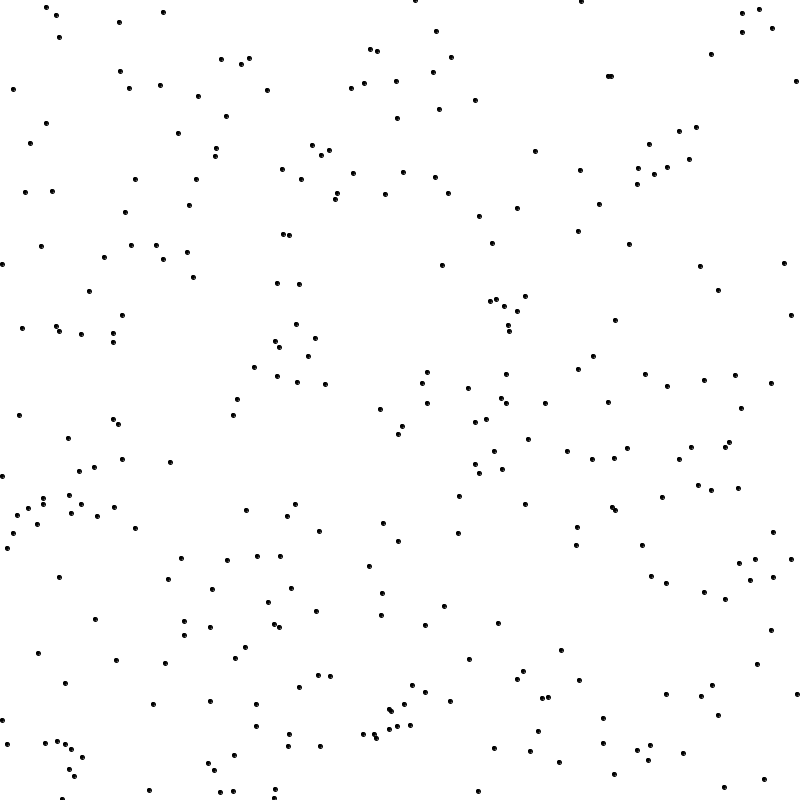
Frame 1 (no input)
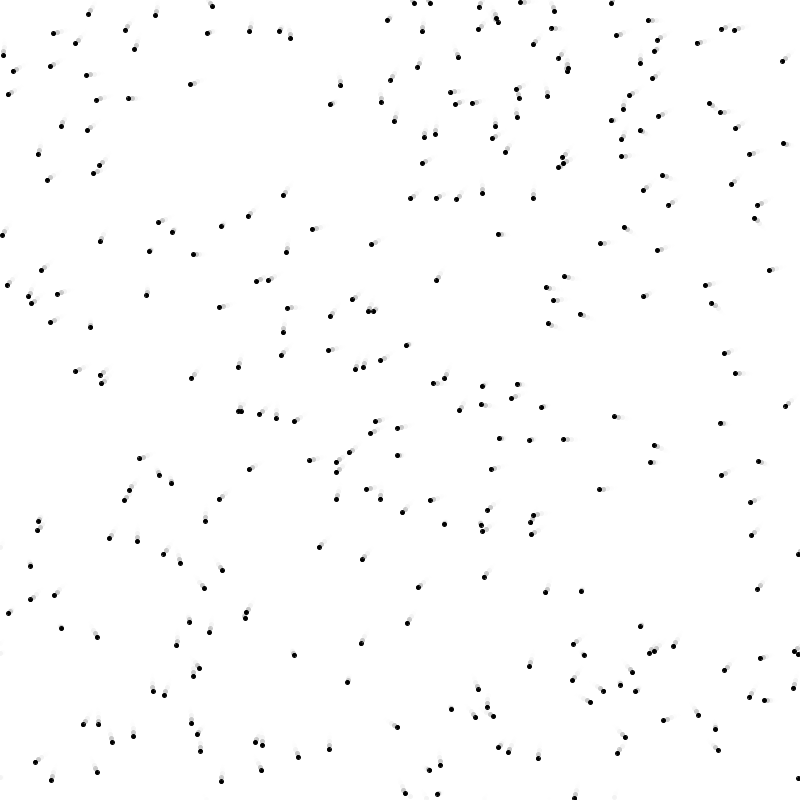
Frame 60 (the mouse pressed at the canvas centre just before this capture)
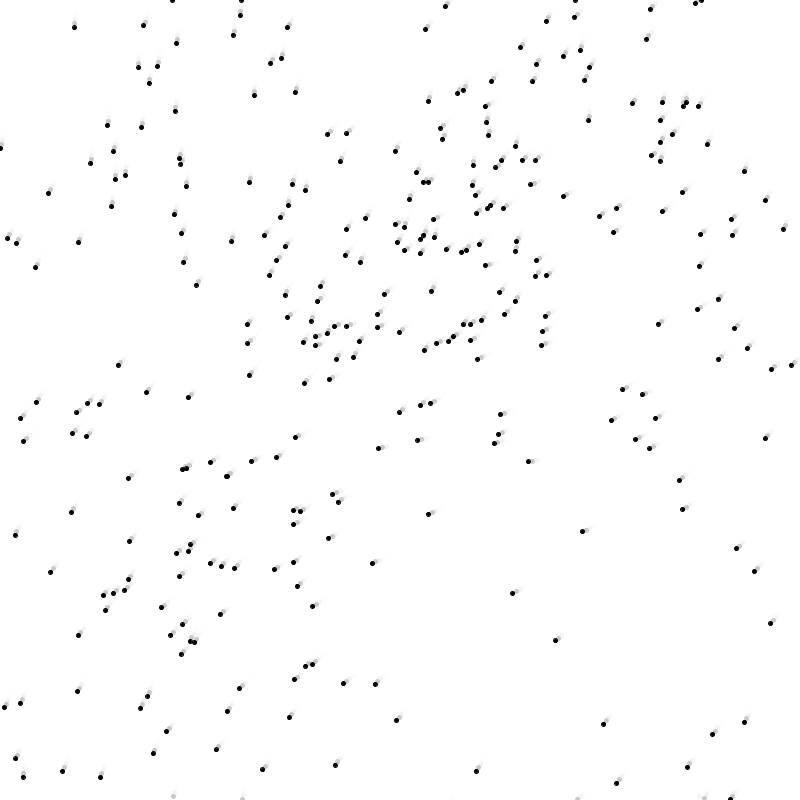
Frame 120 (the mouse held since frame 60 and released just before this capture)

The Processing sketch that drew these frames (run headless with seeded random() and noise(); from frame 60 on, the mouse is pressed at the canvas centre):

// Processing sketch: processing_82295
// ── processing_82295.pde

Agent[] aArray;
PVector[] oArray;
float speedLimit = 4;
float perceptionDistance = 200;
float normalDistance = 30;
float privacyDistance = 10;
boolean pause;

void setup() {
  size(800,800);
  background(255);
  fill(0);
  aArray = new Agent[300];
  oArray = new PVector[0];
  for (int i=0; i<aArray.length; i++) {
    aArray[i] = new Agent(round(random(width)), round(random(height)), i);
  }
  pause = false;
}

void draw() {
  noStroke();
  fill(255,200);
  rect(0,0,width,height);
  fill(0);

  for (int i=0; i<aArray.length; i++) {
    aArray[i].drawMe();
    aArray[i].getNeighbors(perceptionDistance, privacyDistance);
  }
  for (int i=0; i<oArray.length; i++) {
    fill(255,0,0);
    ellipse(oArray[i].x, oArray[i].y, 5, 5);
  }
  for (int i=0; i<aArray.length; i++) {
    aArray[i].update();
  }
}

void mousePressed() {
  if (mouseButton == RIGHT) {
    if (pause) {
      loop();
      pause = false;
    }else{
      noLoop();
      pause = true;
    }
  }else if (mouseButton == LEFT) {
    PVector newObst = new PVector(mouseX, mouseY);
    oArray = (PVector[]) append(oArray, newObst);
  }
}


class Agent {
  PVector pos, dir, target;
  int nb[];
  float vel;
  int count;

  Agent(int x, int y, int c) {
    pos = new PVector(x, y);
    dir = new PVector(random(4)-2,random(4)-2);
    dir.normalize();
    dir.mult(speedLimit);
    vel = random(2, speedLimit);
    count = c;
  }
  
  void getNeighbors(float dirRadius, float posRadius) {
    nb = new int[0];
//    println(count);
    for(int i=0; i<aArray.length; i++) {
      if (i != count) {
        float delta = PVector.dist(pos, aArray[i].pos);
//        println(i + " " + delta);
        if (delta < dirRadius) {
          nb = append(nb, i);
        }
      }
    }
  }
    
  void getDirVel() {
    float clearDist = perceptionDistance;
    PVector newDir = new PVector(0,0);
    PVector newPos = new PVector(0,0);
    PVector newVar = new PVector(0,0);
    PVector newAwa = new PVector(0,0);
    for (int i=0; i<nb.length; i++) {
      newDir.add(aArray[nb[i]].dir);
      float delta = PVector.dist(aArray[nb[i]].pos, pos);
      if ((delta > privacyDistance) && (clearDist > privacyDistance)) {
        newVar.add(PVector.sub(aArray[nb[i]].pos, pos));
      }else if ((clearDist > delta)&&(delta < privacyDistance)) {
        newPos = PVector.sub(pos, aArray[nb[i]].pos);
        clearDist = delta;
      }
    }
    for (int i=0; i<oArray.length; i++) {
      float delta = PVector.dist(oArray[i], pos);
      if (delta < normalDistance) {
        newAwa.add(PVector.sub(pos, oArray[i]));
      }
    }
        
    newDir.normalize();
    newPos.normalize();
    newVar.normalize();
    newAwa.normalize();
//first modify dir to conform to flock behaviour
    newDir.mult(0.1);
    dir.add(newDir);
    dir.limit(speedLimit);
    if (clearDist > normalDistance) {
// if too far from flock get closer
      newVar.mult(0.01);
      dir.add(newVar);
    }else if (clearDist < privacyDistance){
// if too close to neighbour move away but keep speed constant
      newPos.mult(0.01);
      dir.add(newPos);
      dir.limit(speedLimit);
    }
// if any obstacle in privacy distance move to avoid obstacle
    newAwa.mult(0.3);
    dir.add(newAwa);
    dir.limit(speedLimit);
  }
  
  void detectEdges() {
    if (pos.x>width) {pos.x = 0;};
    if (pos.x<0) {pos.x = width;};
    if (pos.y>height) {pos.y = 0;};
    if (pos.y<0) {pos.y = height;};
  }
  
  void update() {
    getDirVel();
    pos.add(dir);
    detectEdges();
  }
  
  void drawMe() {
    stroke(0);
    fill(0);
    ellipse(pos.x,pos.y,4,4);
/*    stroke(255,0,0);
    noFill();
    ellipse(pos.x,pos.y,perceptionDistance,perceptionDistance);
    stroke(0,0,255);
    ellipse(pos.x,pos.y,privacyDistance,privacyDistance);
  */} //circles that show the perception radius and the privacy radius
}
